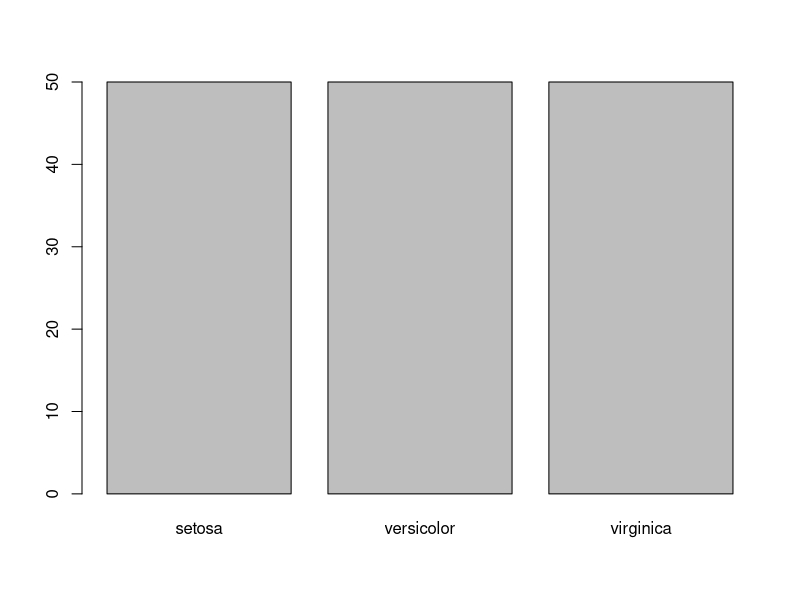
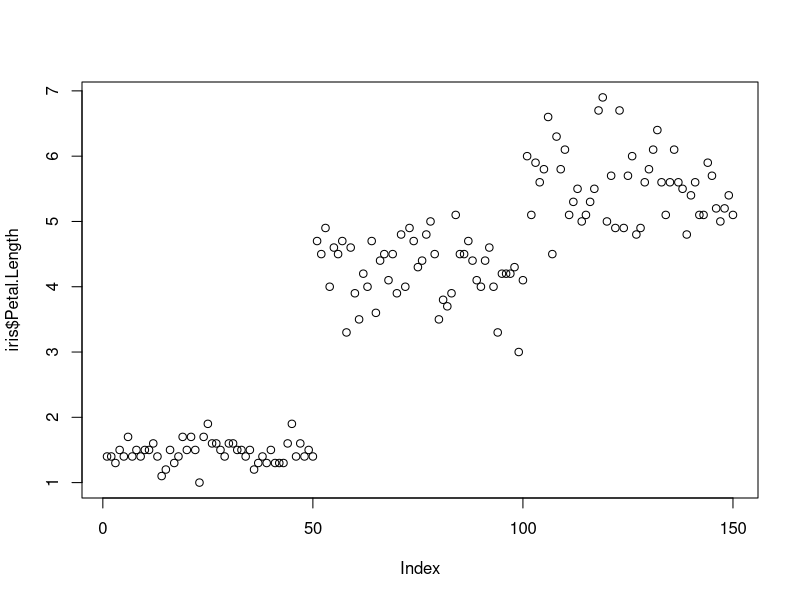
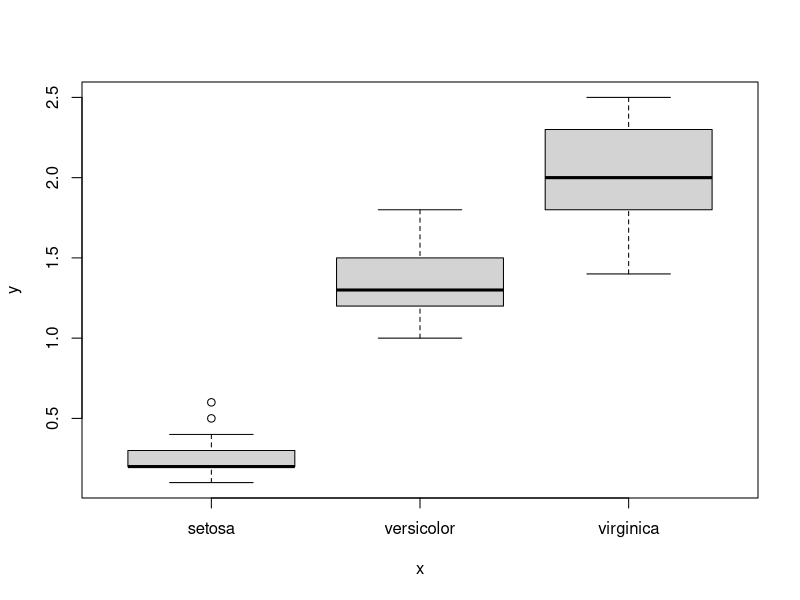
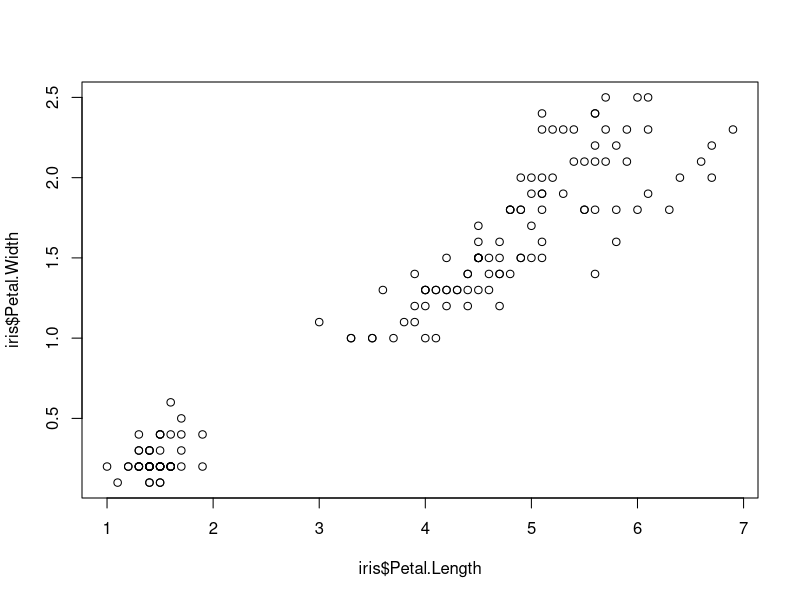
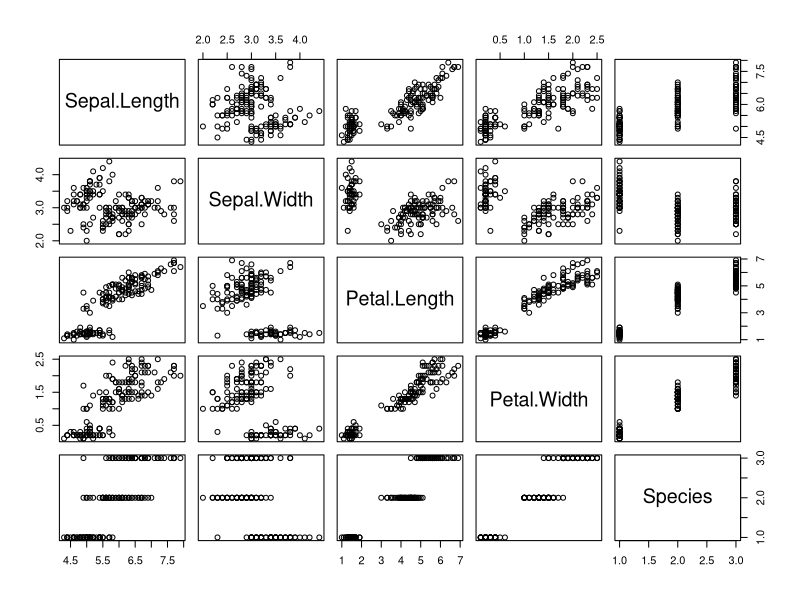
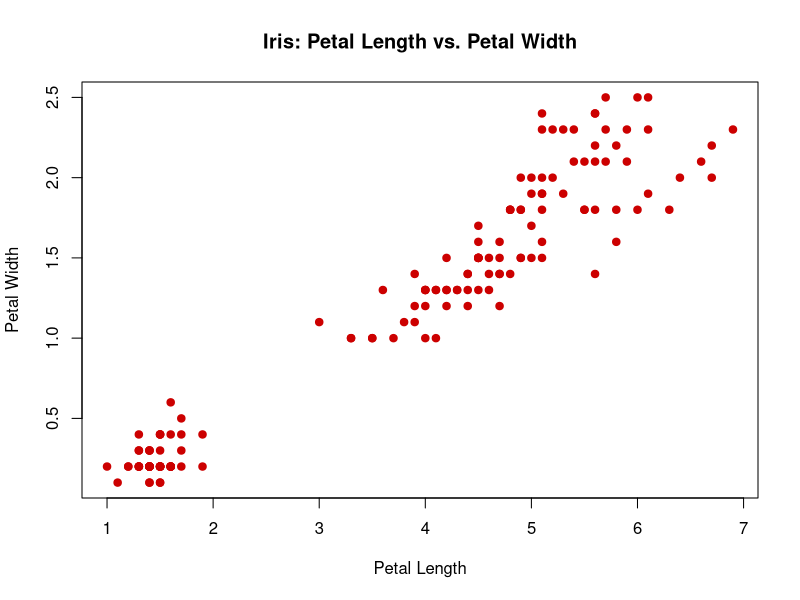
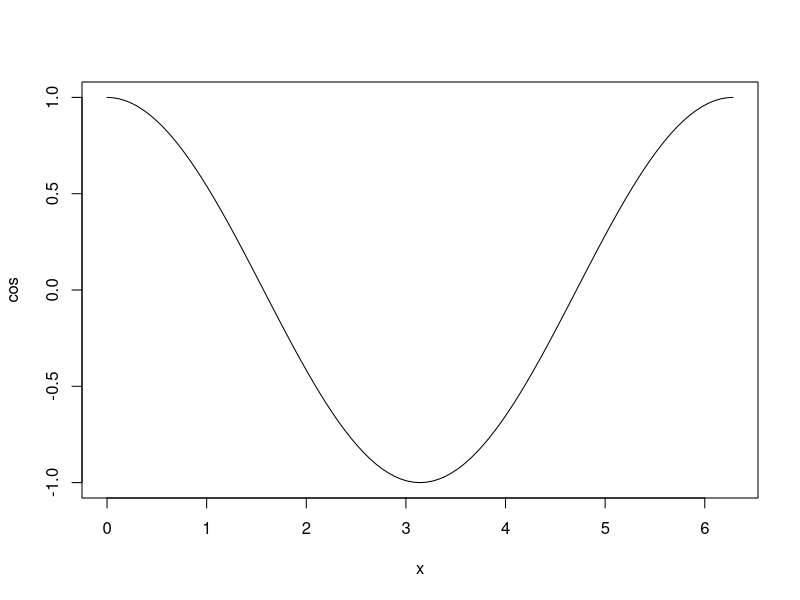
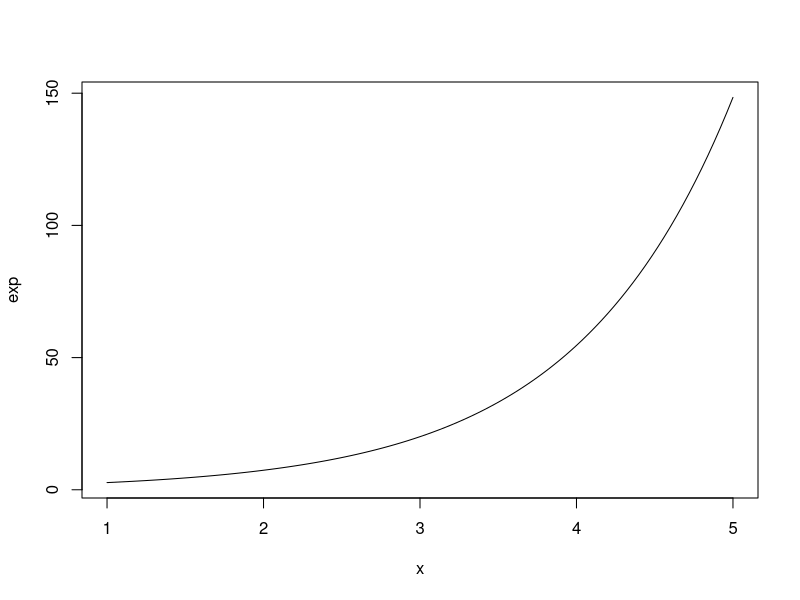

Generate these figures, in order, with R:
## ---- chunk 1
knitr::opts_chunk$set(echo = TRUE)
## ---- chunk 2
library(datasets)
dim(iris)
## ---- chunk 3

head(iris)

## ---- chunk 4
plot(iris$Species)  # Categorical variable
plot(iris$Petal.Length)  # Quantitative variable
plot(iris$Species, iris$Petal.Width)  # Cat x quant
plot(iris$Petal.Length, iris$Petal.Width)  # Quant pair
plot(iris)  # Entire data frame
## ---- chunk 5
plot(iris$Petal.Length, iris$Petal.Width,
  col = "#cc0000",  # Hex code for datalab.cc red
  pch = 19,         # Use solid circles for points
  main = "Iris: Petal Length vs. Petal Width",
  xlab = "Petal Length",
  ylab = "Petal Width")
## ---- chunk 6

plot(cos, 0, 2*pi)
plot(exp, 1, 5)
plot(dnorm, -3, +3)
## ---- chunk 7
plot(dnorm, -3, +3,
  col = "#cc0000",
  lwd = 5,
  main = "Standard Normal Distribution",
  xlab = "z-scores",
  ylab = "Density")
